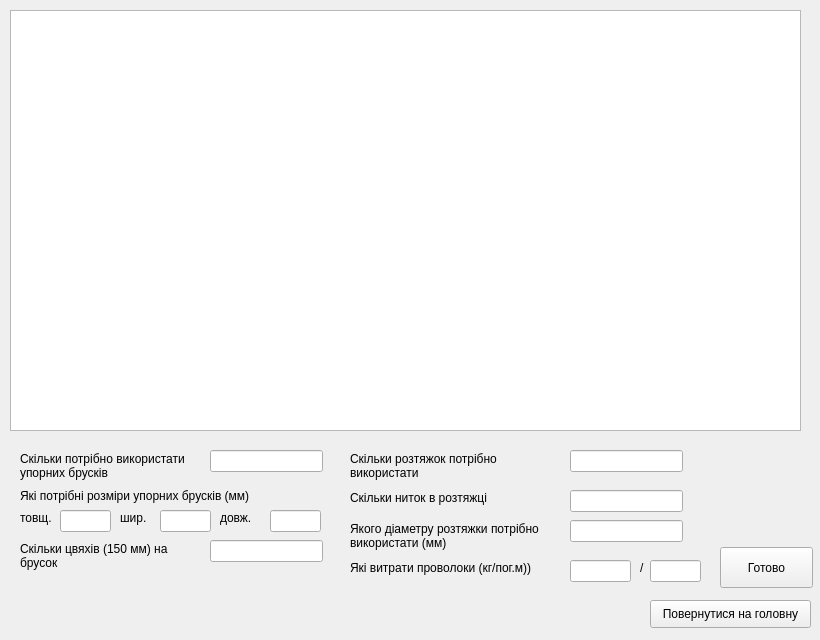
<?xml version="1.0" encoding="UTF-8"?>
<ui version="4.0">
 <class>KRAZ_pl_form</class>
 <widget class="QWidget" name="KRAZ_pl_form">
  <property name="geometry">
   <rect>
    <x>0</x>
    <y>0</y>
    <width>820</width>
    <height>640</height>
   </rect>
  </property>
  <property name="windowTitle">
   <string>КрАЗ-256 порожній на платформі  (12 т.)</string>
  </property>
  <widget class="QGraphicsView" name="graphicsView">
   <property name="geometry">
    <rect>
     <x>10</x>
     <y>10</y>
     <width>791</width>
     <height>421</height>
    </rect>
   </property>
  </widget>
  <widget class="QLabel" name="label">
   <property name="geometry">
    <rect>
     <x>20</x>
     <y>450</y>
     <width>181</width>
     <height>31</height>
    </rect>
   </property>
   <property name="text">
    <string>Скільки потрібно використати
упорних брусків</string>
   </property>
  </widget>
  <widget class="QLabel" name="label_2">
   <property name="geometry">
    <rect>
     <x>20</x>
     <y>480</y>
     <width>291</width>
     <height>31</height>
    </rect>
   </property>
   <property name="text">
    <string>Які потрібні розміри упорних брусків (мм)</string>
   </property>
  </widget>
  <widget class="QLabel" name="label_3">
   <property name="geometry">
    <rect>
     <x>20</x>
     <y>510</y>
     <width>41</width>
     <height>16</height>
    </rect>
   </property>
   <property name="text">
    <string>товщ.</string>
   </property>
  </widget>
  <widget class="QLabel" name="label_4">
   <property name="geometry">
    <rect>
     <x>120</x>
     <y>510</y>
     <width>31</width>
     <height>16</height>
    </rect>
   </property>
   <property name="text">
    <string>шир.</string>
   </property>
  </widget>
  <widget class="QLabel" name="label_5">
   <property name="geometry">
    <rect>
     <x>220</x>
     <y>510</y>
     <width>41</width>
     <height>16</height>
    </rect>
   </property>
   <property name="text">
    <string>довж.</string>
   </property>
  </widget>
  <widget class="QLabel" name="label_6">
   <property name="geometry">
    <rect>
     <x>20</x>
     <y>540</y>
     <width>171</width>
     <height>31</height>
    </rect>
   </property>
   <property name="text">
    <string>Скільки цвяхів (150 мм) на
брусок</string>
   </property>
  </widget>
  <widget class="QLabel" name="label_9">
   <property name="geometry">
    <rect>
     <x>350</x>
     <y>450</y>
     <width>171</width>
     <height>31</height>
    </rect>
   </property>
   <property name="text">
    <string>Скільки розтяжок потрібно
використати</string>
   </property>
  </widget>
  <widget class="QLabel" name="label_10">
   <property name="geometry">
    <rect>
     <x>350</x>
     <y>490</y>
     <width>161</width>
     <height>16</height>
    </rect>
   </property>
   <property name="text">
    <string>Скільки ниток в розтяжці</string>
   </property>
  </widget>
  <widget class="QLabel" name="label_11">
   <property name="geometry">
    <rect>
     <x>350</x>
     <y>520</y>
     <width>221</width>
     <height>31</height>
    </rect>
   </property>
   <property name="text">
    <string>Якого діаметру розтяжки потрібно
використати (мм)</string>
   </property>
  </widget>
  <widget class="QLabel" name="label_12">
   <property name="geometry">
    <rect>
     <x>350</x>
     <y>560</y>
     <width>221</width>
     <height>16</height>
    </rect>
   </property>
   <property name="text">
    <string>Які витрати проволоки (кг/пог.м))</string>
   </property>
  </widget>
  <widget class="QLabel" name="label_13">
   <property name="geometry">
    <rect>
     <x>640</x>
     <y>560</y>
     <width>16</width>
     <height>16</height>
    </rect>
   </property>
   <property name="text">
    <string>/</string>
   </property>
  </widget>
  <widget class="QLineEdit" name="lineEdit">
   <property name="geometry">
    <rect>
     <x>210</x>
     <y>450</y>
     <width>113</width>
     <height>22</height>
    </rect>
   </property>
  </widget>
  <widget class="QLineEdit" name="lineEdit_3">
   <property name="geometry">
    <rect>
     <x>60</x>
     <y>510</y>
     <width>51</width>
     <height>22</height>
    </rect>
   </property>
  </widget>
  <widget class="QLineEdit" name="lineEdit_4">
   <property name="geometry">
    <rect>
     <x>160</x>
     <y>510</y>
     <width>51</width>
     <height>22</height>
    </rect>
   </property>
  </widget>
  <widget class="QLineEdit" name="lineEdit_5">
   <property name="geometry">
    <rect>
     <x>270</x>
     <y>510</y>
     <width>51</width>
     <height>22</height>
    </rect>
   </property>
  </widget>
  <widget class="QLineEdit" name="lineEdit_6">
   <property name="geometry">
    <rect>
     <x>210</x>
     <y>540</y>
     <width>113</width>
     <height>22</height>
    </rect>
   </property>
  </widget>
  <widget class="QLineEdit" name="lineEdit_7">
   <property name="geometry">
    <rect>
     <x>570</x>
     <y>450</y>
     <width>113</width>
     <height>22</height>
    </rect>
   </property>
  </widget>
  <widget class="QLineEdit" name="lineEdit_8">
   <property name="geometry">
    <rect>
     <x>570</x>
     <y>490</y>
     <width>113</width>
     <height>22</height>
    </rect>
   </property>
  </widget>
  <widget class="QLineEdit" name="lineEdit_9">
   <property name="geometry">
    <rect>
     <x>570</x>
     <y>520</y>
     <width>113</width>
     <height>22</height>
    </rect>
   </property>
  </widget>
  <widget class="QLineEdit" name="lineEdit_10">
   <property name="geometry">
    <rect>
     <x>570</x>
     <y>560</y>
     <width>61</width>
     <height>22</height>
    </rect>
   </property>
  </widget>
  <widget class="QLineEdit" name="lineEdit_11">
   <property name="geometry">
    <rect>
     <x>650</x>
     <y>560</y>
     <width>51</width>
     <height>22</height>
    </rect>
   </property>
  </widget>
  <widget class="QPushButton" name="pushButton">
   <property name="geometry">
    <rect>
     <x>720</x>
     <y>547</y>
     <width>93</width>
     <height>41</height>
    </rect>
   </property>
   <property name="text">
    <string>Готово</string>
   </property>
  </widget>
  <widget class="QPushButton" name="pushButton_2">
   <property name="geometry">
    <rect>
     <x>650</x>
     <y>600</y>
     <width>161</width>
     <height>28</height>
    </rect>
   </property>
   <property name="text">
    <string>Повернутися на головну</string>
   </property>
  </widget>
 </widget>
 <resources/>
 <connections/>
</ui>
